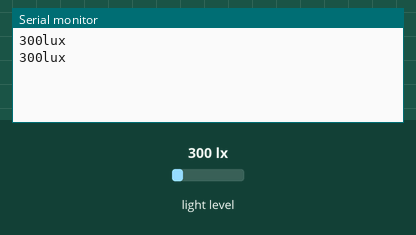
Recording of a program running on a simulated Arduino Uno, built with avr-gcc and run on an emulated ATmega328P. On the bench: the last lines printed to the serial monitor. Wiring (inferred from the names in the program): BH1750 light sensor at I2C address 0x23. The test bench sets the inputs (shaded band); at power-on: light level 300 lx.

Above: at 2.2 s.
2.3 s: light level set to 40 lx
At 3.6 s:
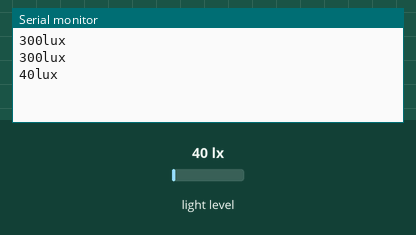
4.0 s: light level set to 500 lx
At 5.7 s:
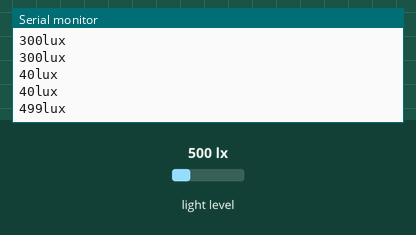
Timing chart, 0 to 7.2 s (numbered marks = the images above; inputs shaded):
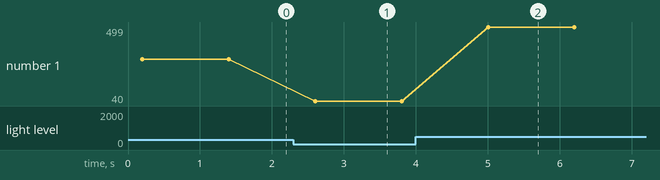

The program:

main.cpp
```cpp
#include <Arduino.h>
#include <Wire.h>

#define BH175O_ADDRESS 0x23
#define BHI1750_DATALEN 2

void bh1750Request(int address);
int bh1750Read(int address);

byte buff[2];
unsigned short lux = 0;

void setup() {
  Wire.begin();
  Serial.begin(9600);
}

void loop() {
  bh1750Request(BH175O_ADDRESS);
  delay(200);

  if (bh1750Read(BH175O_ADDRESS) == BHI1750_DATALEN) {
    lux = (((unsigned short)buff[0] << 8) | (unsigned short)buff[1]) / 1.2;
    Serial.print(lux);
    Serial.println("lux");
  }
  delay(1000);
}

int bh1750Read(int address) //
{
  int i = 0;

  Wire.beginTransmission(address);
  Wire.requestFrom(address, 2);
  while (Wire.available()) //
  {
    buff[i] = Wire.read(); // receive one byte
    i++;
  }
  Wire.endTransmission();

  return i;
}

void bh1750Request(int address) {
  Wire.beginTransmission(address);
  Wire.write(0x10);                 // 1lx reolution 120ms
  Wire.endTransmission();
}
```

Measured:
- after the input at 2.3 s, the serial monitor: prints a new line after 0.30 s (image 1)
- after the input at 4.0 s, the serial monitor: prints a new line after 1.0 s (image 2)
- plotted number 1: 300 → 40 after the input at 2.3 s, 40 → 499 after the input at 4.0 s
